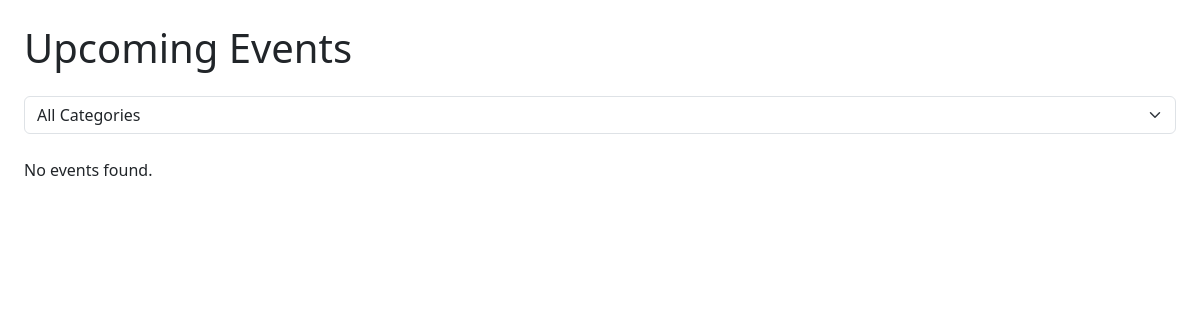
Page /events/ (signed in) on the earlier database version.
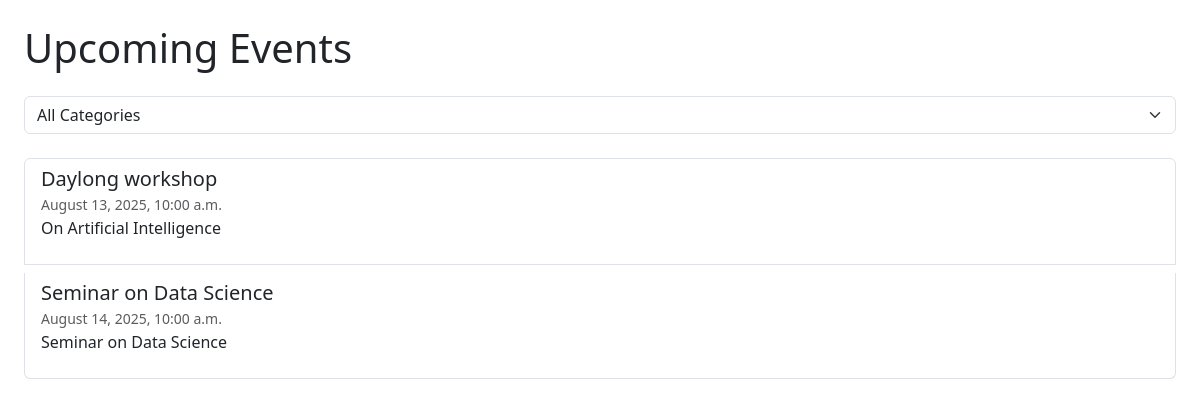
Same page on the later database version.
### events/models.py (models this page shows, shortened)
class Event(models.Model):
    CATEGORY_CHOICES = [
        ('Seminar', 'Seminar'),
        ('Workshop', 'Workshop'),
        ('Cultural', 'Cultural Feast'),
        ('Concert', 'Concert'),
    ]
    title = models.CharField(max_length=200)
    description = models.TextField()
    location = models.CharField(max_length=200)
    start_time = models.DateTimeField()
    end_time = models.DateTimeField()
    image = models.ImageField(upload_to='event_images/', blank=True, null=True)
    category = models.CharField(max_length=20, choices=CATEGORY_CHOICES, default='Seminar')
    created_at = models.DateTimeField(auto_now_add=True)

### events/views.py (the view)
# urls.py: path('events/', views.event_list, name='events'),  # list all events
@login_required
def event_list(request):
    category = request.GET.get('category', '')  # URL থেকে ক্যাটাগরি নেবে, ডিফল্ট খালি স্ট্রিং
    if category:
        events = Event.objects.filter(category=category).order_by('start_time')
    else:
        events = Event.objects.all().order_by('start_time')
    return render(request, 'events/event_list.html', {'events': events, 'selected_category': category})

### events/templates/events/event_list.html (shortened to what this page needs)
<!DOCTYPE html>
<html>
<head>
    <link href="https://cdn.jsdelivr.net/npm/bootstrap@5.3.3/dist/css/bootstrap.min.css" rel="stylesheet" />
</head>
<body class="p-4">
    <h1 class="mb-4">Upcoming Events</h1>
    <form method="get" action="{% url 'events' %}" class="mb-4 w-auto">
      <select name="category" onchange="this.form.submit()" class="form-select">
        <option value="">All Categories</option>
      </select>
    </form>
    <ul class="list-group">
        {% for event in events %}
        <li class="list-group-item mb-2">
            <a href="{% url 'event_detail' event.id %}" class="h5 text-decoration-none">{{ event.title }}</a><br>
            <small class="text-muted">{{ event.start_time|date:"F j, Y, g:i a" }}</small>
            <p>{{ event.description|truncatewords:20 }}</p>
        </li>
        {% empty %}
        <p>No events found.</p>
        {% endfor %}
    </ul>
</body>
</html>

Differences in the rows shown:
added Event: title "Daylong workshop", start_time "August 13, 2025, 10:00 a.m.", description "On Artificial Intelligence"
added Event: title "Seminar on Data Science", start_time "August 14, 2025, 10:00 a.m.", description "Seminar on Data Science"
Other differences:
text no longer shown: "No events found."
